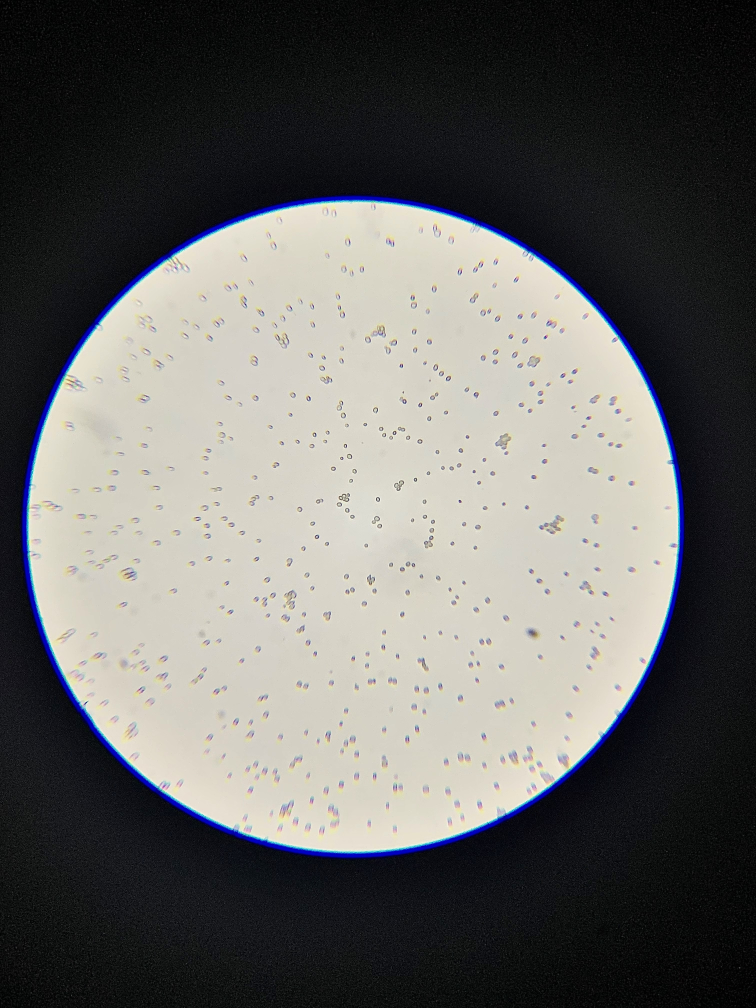
#> input picture IMG_3173.jpg, 3024 x 4032 px (shown at 1/4 size)
$ python -i contour_detector.py   (imports and definitions only)
#> lines starting #> are read from the running program, lines starting #| are printed output that depends on the picture; after the words box and inside, x2 and y2 are one past the last pixel; in counts of white or black regions, pixels touching at a corner belong together
import matplotlib.pyplot as plt
import cv2
import datetime
import numpy as np

def drawBasicGrid(img, pxstep, colour):
    """
    adds horizontal and vertical lines on image input to mimic hemocytometer gridlines
    :param      img: 3d matrix of image
    :param      pxstep: pixel distance between gridlines
    :param      colour: colour of lines in RGB
    """
    x = pxstep
    y = pxstep
    #Draw all x lines
    while x < img.shape[1]:
        cv2.line(img, (x, 0), (x, img.shape[0]), color=colour, thickness=5)
        x += pxstep

    # Draw all y lines
    while y < img.shape[0]:
        cv2.line(img, (0, y), (img.shape[1], y), color=colour,thickness=5)
        y += pxstep
    cv2.line(img, (0,img.shape[0]), (img.shape[1],img.shape[0]), color = colour, thickness = 5) # bottom
    cv2.line(img, (img.shape[1],img.shape[0]), (img.shape[1],0), color = colour, thickness = 5) # right
    cv2.line(img, (0,img.shape[0]), (0,0), color = colour, thickness = 5) # left
    cv2.line(img, (0,0), (img.shape[1],0), color = colour, thickness = 5) # top

def drawBottomRightLines(img):
    # add bottom and right outermost gridline to ignore cells on these lines
    cv2.line(img, (0,img.shape[0]), (img.shape[1],img.shape[0]), color = (52,52,52), thickness = 5)
    cv2.line(img, (img.shape[1],img.shape[0]), (img.shape[1],0), color = (52,52,52), thickness = 5)

# [75 lines left out: functions thresholdingPreprocessing, contourdetector, not called in this run]


def lookup_curve(img, i = 0):

	kernel = np.array([[-1,-1,-1], [-1,9,-1], [-1,-1,-1]])
	img = cv2.filter2D(img, -1, kernel)
	#img = unsharp_mask(img)
	thresh = cv2.cvtColor(img, cv2.COLOR_BGR2GRAY)

	lut_in = np.array([0, 93, 126, 255])
	lut_out = np.array([255, 73, 0, 0])

	lut_8u = np.interp(np.arange(0,256), lut_in, lut_out).astype(np.uint8)

	#print(lut_8u)

	thresh = cv2.LUT(thresh, lut_8u)
	if i == 0:
		ret, thresh = cv2.threshold(thresh, 0, 255, cv2.THRESH_BINARY_INV + cv2.THRESH_OTSU)
	else:
		ret, thresh = cv2.threshold(thresh, i, 255, cv2.THRESH_BINARY_INV)
	kernel = np.ones((1,1),np.uint8)
	thresh = cv2.erode(thresh, kernel,iterations = 1) # apply erosion again to smooth cells so the cell wall is smooth

	thresh = cv2.bitwise_not(thresh)
	return thresh

# [11 lines left out: function unsharp_mask, not called in this run]

def zy_contour(image_path, mm_distance = 592, max_area_cells = 1500, debug = False, static = 0):
	"""
	preprocesses image, performs Otsu's thresholding and connected components detection to derive cell count by hemocytometer method
	excludes cells on outermost bottom and right grid lines
	:param      image_path:  The image file path to jpg
	:param      mm_distance: number of pixels per mm
	:param      max_area_cells: maximum enclosed area that contour detector will accept for it to count as a cell
	returns an integer as the cell count of the image and gridded image with detected contours
	"""
#> called with image_path = 'IMG_3173.jpg', mm_distance = 592, max_area_cells = 1500, debug = False, static = 0
	image = cv2.imread(image_path)
#> image is the input picture: shape (4032, 3024, 3); mean B, G, R 99.4, 101.7, 102.3
	image = cv2.bitwise_not(image)
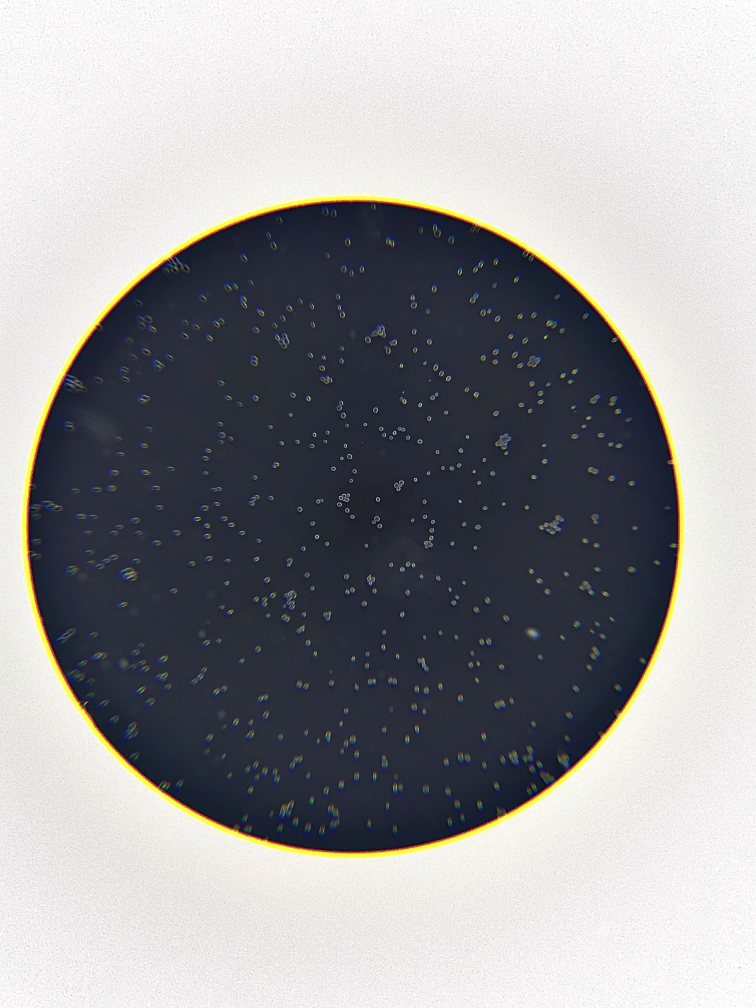
#> image: shape (4032, 3024, 3) (shown at 1/4 size); mean B, G, R 155.6, 153.3, 152.7
	original = image.copy()
	h, w, _ = image.shape
#> h = 4032; w = 3024

	y=int(image.shape[0]/2 - mm_distance/2)
#> y = 1720
	x=int(image.shape[1]/2 - mm_distance/2)
#> x = 1216

	image = image[y:y+mm_distance, x:x+mm_distance] # use numpy slicing to execute the crop
#> image: shape (592, 592, 3)
	kernel = np.ones((2,2),np.uint8)
	sure_bg = cv2.erode(image,kernel,iterations = 1) # apply erosion filter


	############### Contour Detection for Large Cells ###############

	drawBottomRightLines(sure_bg)
#> in drawBottomRightLines, `cv2.line(img, (img.shape[1],img.shape[0]), (img.shape[1],0), color = (..`: img: shape (592, 592, 3); mean B, G, R 50.5, 39.3, 36

	#thresh = thresholdingPreprocessing(sure_bg, otsu = False, static = 55)
	thresh = lookup_curve(sure_bg, static)
#> in lookup_curve, `ret, thresh = cv2.threshold(thresh, 0, 255, cv2.THRESH_BINARY_INV + cv..`:
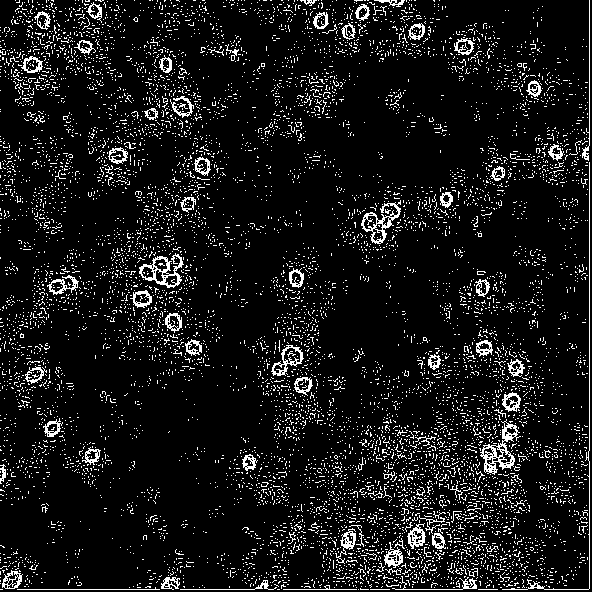
#> thresh: shape (592, 592); 9% white in thin lines or dots
#> in lookup_curve, `ret, thresh = cv2.threshold(thresh, 0, 255, cv2.THRESH_BINARY_INV + cv..`: ret = 129
#> in lookup_curve, `thresh = cv2.bitwise_not(thresh)`: thresh: shape (592, 592); 91% white; black in thin lines or dots

	cnts, hierarchy = cv2.findContours(thresh, cv2.RETR_EXTERNAL, cv2.CHAIN_APPROX_SIMPLE)
#> cnts = 11 contours, 10 with area under 20; largest, box (x1, y1, x2, y2) and area: (0, 0, 592, 592) 348436
	#print(cnts)
	cnts = [cnts[i] for i in range(len(cnts)) if hierarchy[0][i][2] == -1] # count contours with no child contours only

	############### Contour Detection for Small Cells ###############

	# exclude large cells
	exclude_large_cells = image.copy()
	for c in cnts:
		area = cv2.contourArea(c)
		if 1500 > area > 90:
			cv2.drawContours(exclude_large_cells, [c], -1, (110, 110, 110), cv2.FILLED) # isolate small cells by removing large cells
			cv2.drawContours(exclude_large_cells, [c], -1, (110,110,110), 6) # draw border
#> this loop made 11 passes
#> area on pass 11: 348435.5

	# contour detection
	#thresh_small = thresholdingPreprocessing(exclude_large_cells)
	thresh_small = lookup_curve(exclude_large_cells, static)
#> call 2 of lookup_curve, with i = 0
#> in lookup_curve (call 2), `thresh = cv2.LUT(thresh, lut_8u)`:
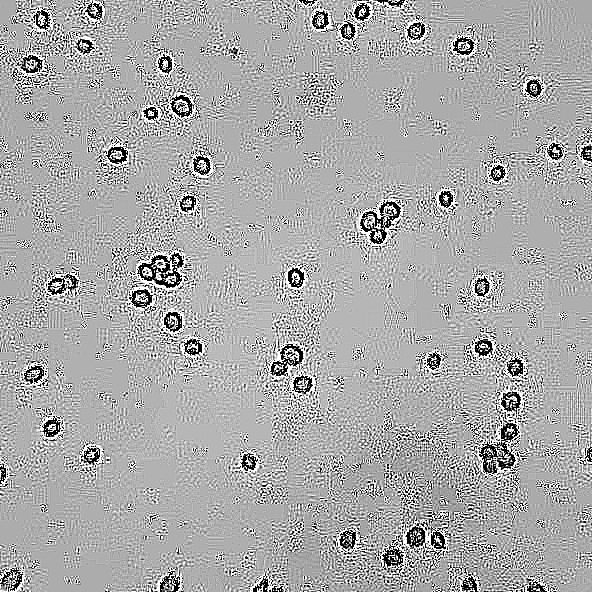
#> thresh: shape (592, 592); min 0, max 255, mean 169.7
#> in lookup_curve (call 2), `ret, thresh = cv2.threshold(thresh, 0, 255, cv2.THRESH_BINARY_INV + cv..`:
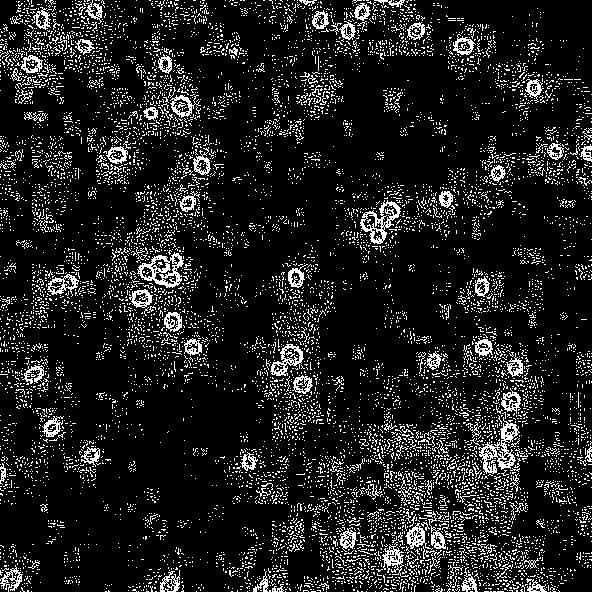
#> thresh: shape (592, 592); 12.2% white in thin lines or dots
#> in lookup_curve (call 2), `ret, thresh = cv2.threshold(thresh, 0, 255, cv2.THRESH_BINARY_INV + cv..`: ret = 121
#> in lookup_curve (call 2), `thresh = cv2.bitwise_not(thresh)`: thresh: shape (592, 592); 87.8% white; black in thin lines or dots

	cnt_small, hierarchy_small = cv2.findContours(thresh_small, cv2.RETR_EXTERNAL, cv2.CHAIN_APPROX_SIMPLE)
#> cnt_small = 41 contours, 40 with area under 20; largest, box (x1, y1, x2, y2) and area: (0, 0, 592, 592) 347215
	#print(cnt_small)
	cnt_small = [cnt_small[i] for i in range(len(cnt_small)) if hierarchy_small[0][i][2] == -1]

	############### Contour Drawing for All Cells #######################
	white_dots = [] # used contours as blob detection is more suited for detecting black or grey blobs

	for c in cnt_small:
		area = cv2.contourArea(c)
		if 90 > area > 0:
			cv2.drawContours(image, [c], -1, (36, 255, 12), 2)
			white_dots.append(c)
#> this loop made 41 passes
#> area on pass 41: 347215
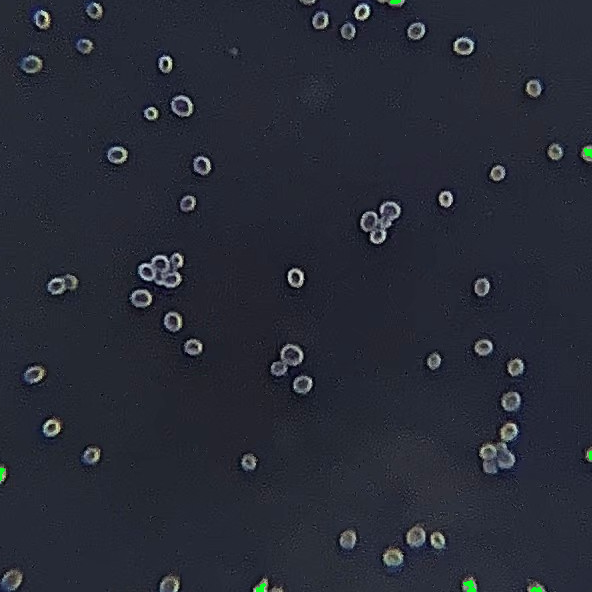
#> image: shape (592, 592, 3); mean B, G, R 54, 42.9, 39.4
#> after the loop, white_dots = 9 contours, all with area under 20

	for c in cnts:
		area = cv2.contourArea(c)
		if max_area_cells > area > 90 :
			cv2.drawContours(image, [c], -1, (200, 255, 12), 2)
			white_dots.append(c)

	drawBasicGrid(image, 148, (52, 52, 52)) # draw vertical and horizontal lines
#> after the loop in drawBasicGrid, `while x < img.shape[1]:`: x = 592
#> after the loop in drawBasicGrid, `while y < img.shape[0]:`:
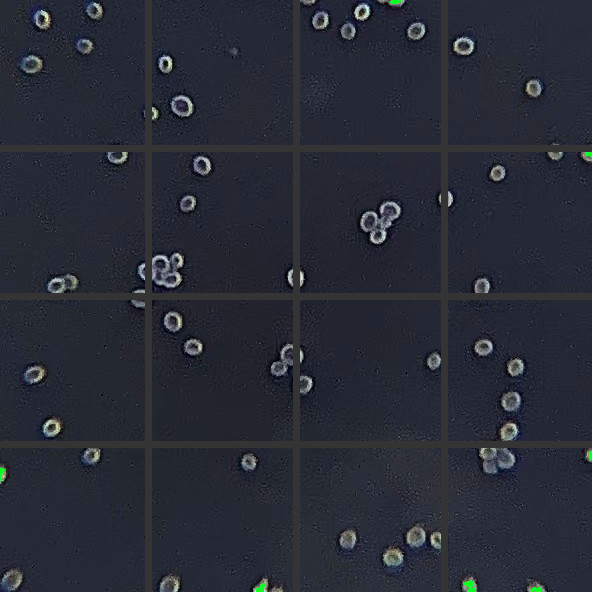
#> img: shape (592, 592, 3); mean B, G, R 53.9, 43.6, 40.2
#> in drawBasicGrid, `cv2.line(img, (img.shape[1],img.shape[0]), (img.shape[1],0), color = c..`: img: shape (592, 592, 3); mean B, G, R 53.8, 43.5, 40.3
#> in drawBasicGrid, `cv2.line(img, (0,img.shape[0]), (0,0), color = colour, thickness = 5)`: img: shape (592, 592, 3); mean B, G, R 53.8, 43.6, 40.4
#> in drawBasicGrid, `cv2.line(img, (0,0), (img.shape[1],0), color = colour, thickness = 5)`:
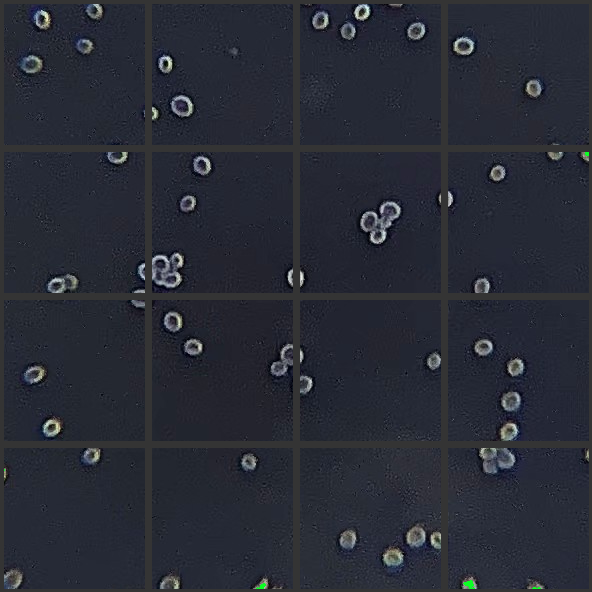
#> img: shape (592, 592, 3); mean B, G, R 53.8, 43.6, 40.5

	#output_path = "app/static/capture/{}.jpg".format(datetime.datetime.now(), "%Y%m%d-%H%M%S")

	if debug:
		f, axarr = plt.subplots(nrows=2,ncols=2)
		plt.sca(axarr[0, 0]);
		plt.imshow(original, cmap = "binary"); plt.title('Original')
		plt.sca(axarr[0, 1]);
		plt.imshow(sure_bg, cmap = "binary"); plt.title('Image Sharpen and Erosion')
		plt.sca(axarr[1 ,0]);
		plt.imshow(thresh, cmap = "binary"); plt.title('Thresholding')
		plt.sca(axarr[1, 1]);
		plt.imshow(image, cmap = "binary"); plt.title(f'Detected Contours with Cell Count:{len(white_dots)}')
		#plt.savefig('/content/gdrive/MyDrive/CY2003_MnT/blobs_n_contours/preprocessed_contours_without_sharpening_webcam.png',bbox_inches = 'tight')
		fig = plt.gcf()
		fig.set_size_inches(8,6)
		fig.set_dpi(150)
		plt.show()

	return len(white_dots), image # returns cell count and image with drawn contours

>>> result = zy_contour('IMG_3173.jpg')

$ run again, on cells_2_noise_0.jpg
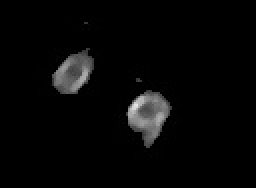
#> input picture cells_2_noise_0.jpg, 128 x 94 px (shown 2 times larger)
#> in zy_contour, image is the input picture: shape (94, 128, 3); min 0, max 231, mean 6.7
#> ret = 94
#> cnts = 25 contours, 20 with area under 20; largest, box (x1, y1, x2, y2) and area: (0, 0, 128, 94) 436, (64, 47, 76, 67) 45, (30, 33, 47, 48) 40, (77, 53, 87, 70) 32, (26, 28, 36, 44) 26
#> the loop in zy_contour, `for c in cnts:` made 25 passes
#> area on passes 7, 10, 17, 20, 25: 32.5, 45, 40, 26, 436.5
#> cnt_small = 25 contours, 22 with area under 20; largest, box (x1, y1, x2, y2) and area: (64, 47, 74, 66) 32, (30, 33, 46, 47) 22, (76, 53, 86, 69) 20
#> the loop in zy_contour, `for c in cnt_small:` made 25 passes
#> area on passes 7, 11, 18: 20, 32.5, 22
#> after the loop in zy_contour, `for c in cnt_small:`: white_dots = 12 contours, 9 with area under 20; largest, box (x1, y1, x2, y2) and area: (64, 47, 74, 66) 32, (30, 33, 46, 47) 22, (76, 53, 86, 69) 20
#> after the loop in zy_contour, `for c in cnts:`:
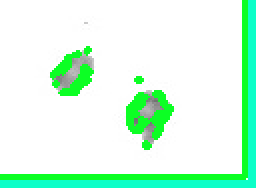
#> image: shape (94, 128, 3) (shown 2 times larger); mean B, G, R 226.7, 252.7, 210.6
#> after the loop in zy_contour, `for c in cnts:`: white_dots = 13 contours, 9 with area under 20; largest, box (x1, y1, x2, y2) and area: (0, 0, 128, 94) 436, (64, 47, 74, 66) 32, (30, 33, 46, 47) 22, (76, 53, 86, 69) 20
#> after the loop in drawBasicGrid, `while x < img.shape[1]:`: x = 148
#> in drawBasicGrid, `cv2.line(img, (0,0), (img.shape[1],0), color = colour, thickness = 5)`:
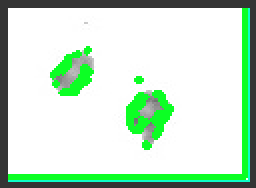
#> img: shape (94, 128, 3) (shown 2 times larger); mean B, G, R 204.7, 227.3, 199.1

$ run again, on cells_4_noise_0.jpg
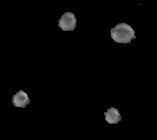
#> input picture cells_4_noise_0.jpg, 157 x 140 px
#> in zy_contour, image is the input picture: shape (140, 157, 3); min 0, max 169, mean 5.3
#> ret = 94
#> cnts = 52 contours, 49 with area under 20; largest, box (x1, y1, x2, y2) and area: (0, 0, 157, 140) 586, (15, 90, 29, 103) 29, (105, 115, 120, 125) 20
#> the loop in zy_contour, `for c in cnts:` made 52 passes
#> area on passes 3, 21, 52: 20, 29, 586.5
#> cnt_small = 48 contours, all with area under 20
#> the loop in zy_contour, `for c in cnt_small:` made 48 passes
#> (c, area) on passes 2, 5, 7, 8, 10, 11, 12, 13: ([[120, 120]], 0), ([[108, 111], [107, 112]], 0), ([[109, 109]], 0), ([[107, 109]], 0), ([[26, 104], [27, 104]], 0), ([[13, 104]], 0), ([[23, 102]], 0), ([[20, 100]], 0)
#> after the loop in zy_contour, `for c in cnt_small:`: white_dots = 15 contours, all with area under 20
#> after the loop in zy_contour, `for c in cnts:`:
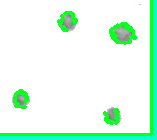
#> image: shape (140, 157, 3); mean B, G, R 233.2, 252.8, 221.3
#> after the loop in zy_contour, `for c in cnts:`: white_dots = 16 contours, 15 with area under 20; largest, box (x1, y1, x2, y2) and area: (0, 0, 157, 140) 586
#> after the loop in drawBasicGrid, `while x < img.shape[1]:`: x = 296
#> after the loop in drawBasicGrid, `while y < img.shape[0]:`: y = 148
#> in drawBasicGrid, `cv2.line(img, (0,0), (img.shape[1],0), color = colour, thickness = 5)`:
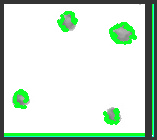
#> img: shape (140, 157, 3); mean B, G, R 211.1, 225.4, 207.2

$ run again, on template.jpg
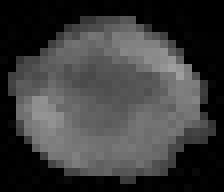
#> input picture template.jpg, 28 x 24 px (shown 8 times larger)
#> in zy_contour, image is the input picture: shape (24, 28, 3); min 0, max 159, mean 59.6
#> ret = 96
#> cnts = 13 contours, 12 with area under 20; largest, box (x1, y1, x2, y2) and area: (0, 0, 28, 24) 96
#> the loop in zy_contour, `for c in cnts:` made 13 passes
#> area on pass 13: 96.5
#> cnt_small = 10 contours, all with area under 20
#> the loop in zy_contour, `for c in cnt_small:` made 10 passes
#> (c, area) on passes 1, 3, 4, 5, 6, 9: ([[7, 12]], 0), ([[15, 6]], 0), ([[13, 6]], 0), ([[5, 6], [5, 7]], 0), ([[14, 4]], 0), ([[10, 2]], 0)
#> after the loop in zy_contour, `for c in cnt_small:`: white_dots = 4 contours, all with area under 20
#> after the loop in zy_contour, `for c in cnts:`: white_dots = 5 contours, 4 with area under 20; largest, box (x1, y1, x2, y2) and area: (0, 0, 28, 24) 96
#> after the loop in drawBasicGrid, `while x < img.shape[1]:`: x = 148
#> in drawBasicGrid, `cv2.line(img, (0,0), (img.shape[1],0), color = colour, thickness = 5)`:
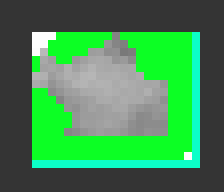
#> img: shape (24, 28, 3) (shown 8 times larger); mean B, G, R 80.9, 139.3, 64.5
